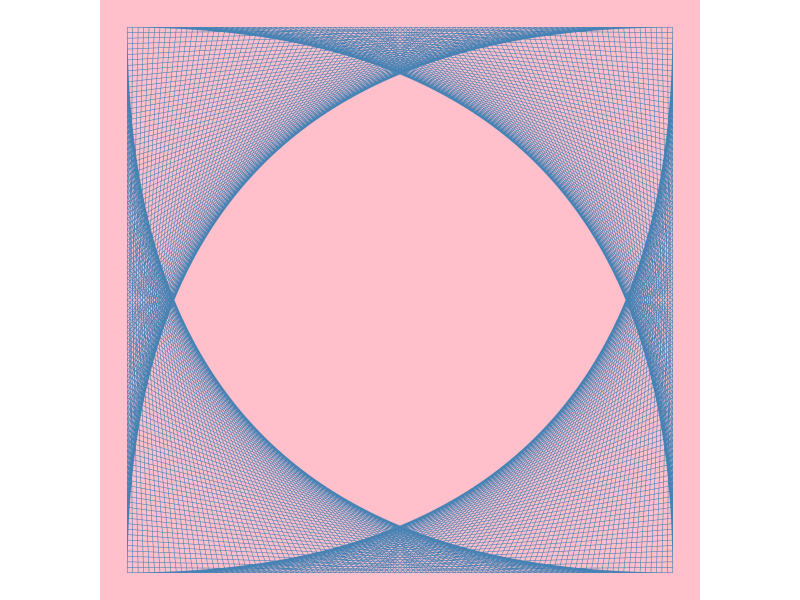
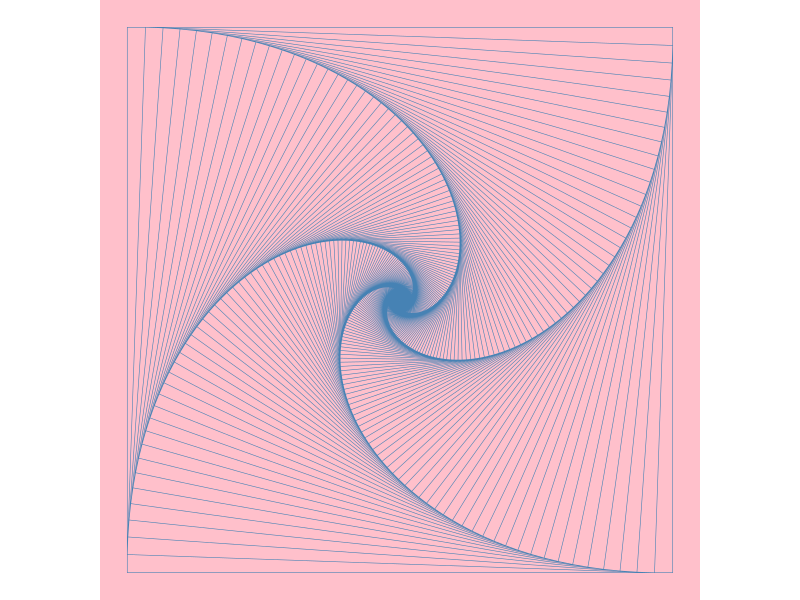
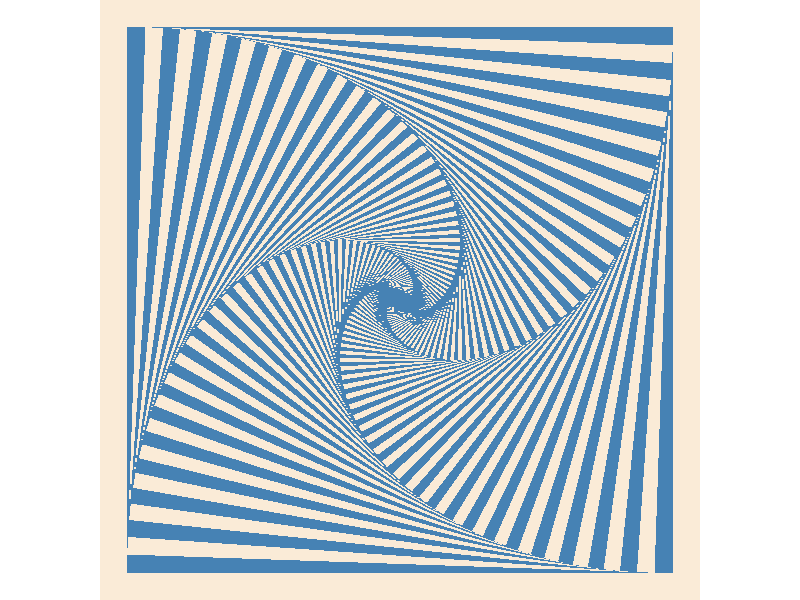
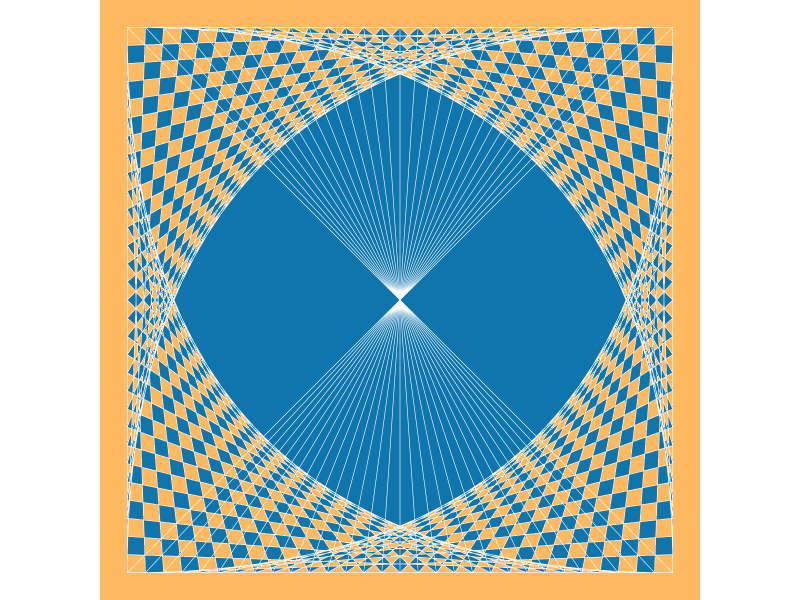
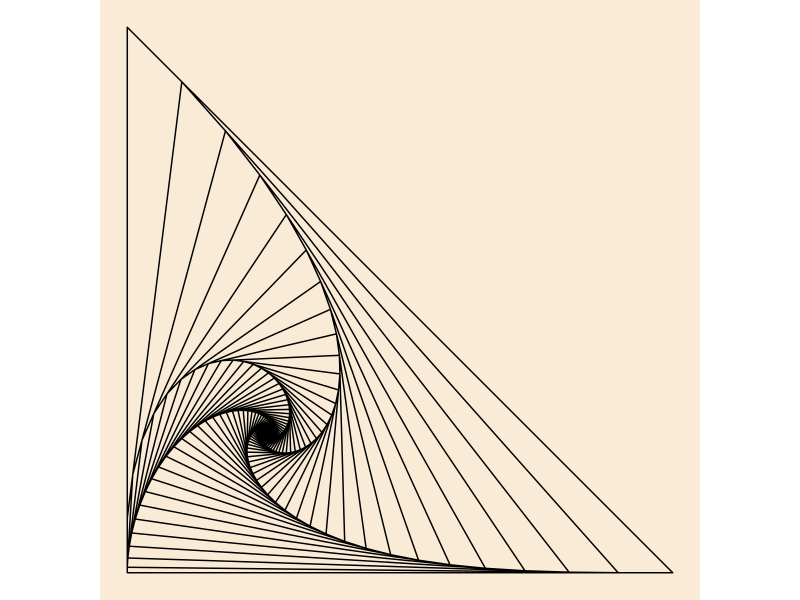
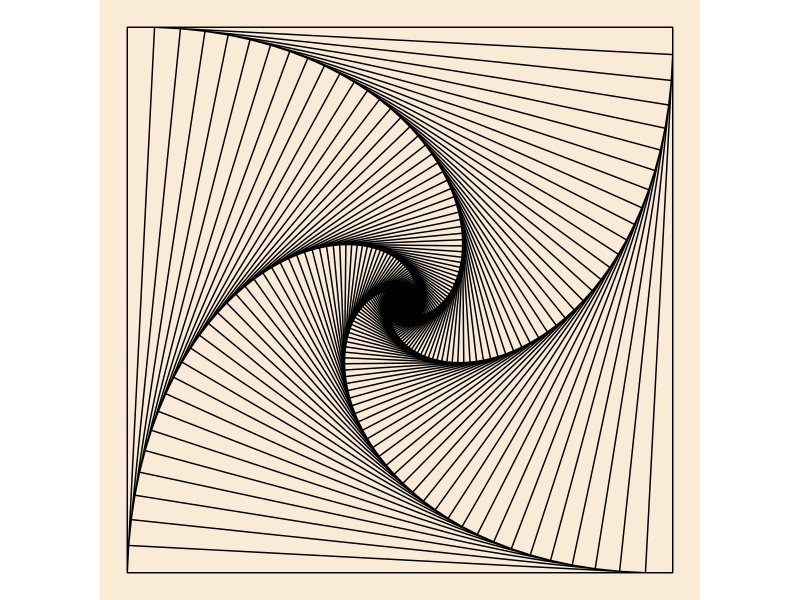
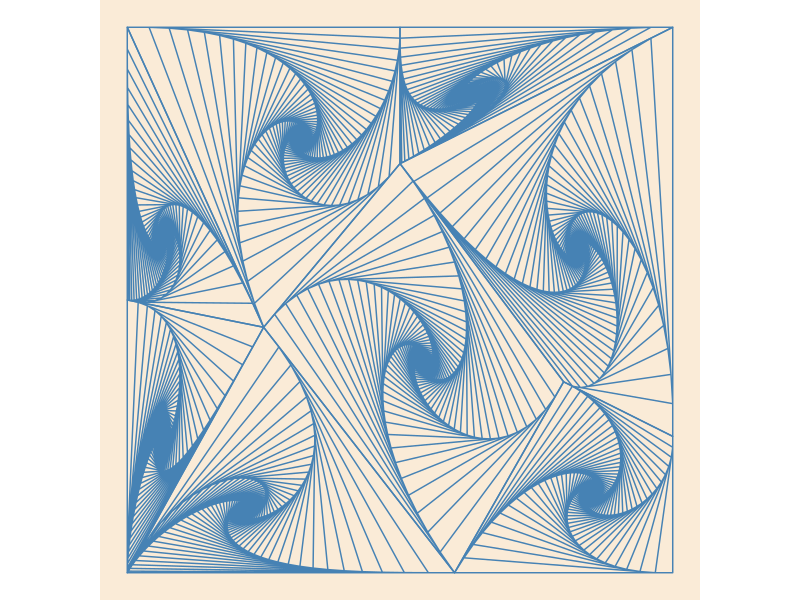
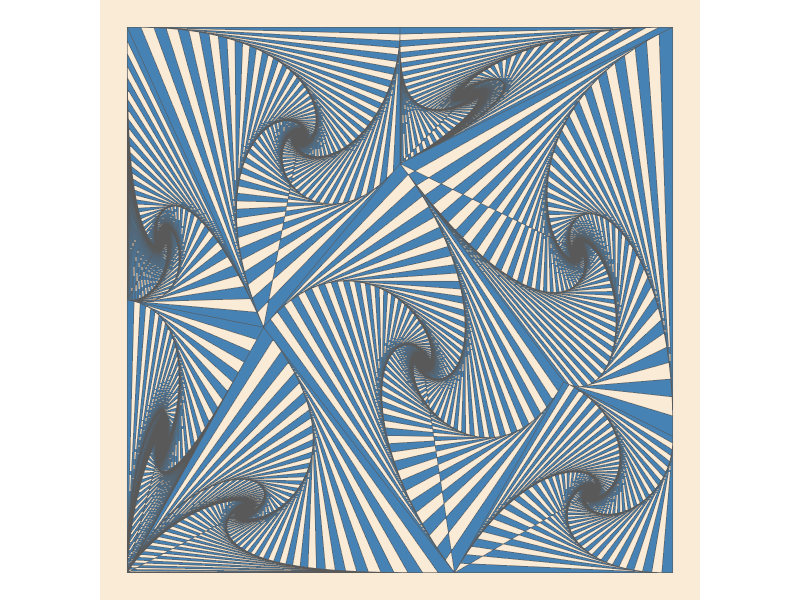

R code for these plots, in order:

# Source of inspiration: https://infrahumano.github.io/exterior/2020/04/18/mediod%C3%ADa.html
#                        https://youtu.be/C2vbYpa-AWk

library(tidyverse)
library(sf)

if (!dir.exists("visualization/spiral-pictures/")) dir.create("visualization/spiral-pictures/")


# General functions --------------------------------------------------------

rotate <- function(a) matrix(c(cos(a), sin(a), -sin(a), cos(a)), 2, 2)
rad <- function(degree) degree / 360 * 2 * pi


# First attempt -----------------------------------------------------------

square <- rbind(c(0, 0), c(0, 1), c(1, 1), c(1, 0), c(0, 0))

shift <- function(x, ..., d = 0.1) x + rbind(c(0, d), c(d, 0), c(0, -d), c(-d, 0), c(0, d))

accumulate(1:100, shift, .init = square, d = 0.01) %>% 
  st_polygon() %>%
  ggplot() + 
  geom_sf(fill = NA, size = 1/6, color = "steelblue") + 
  theme_void() + 
  theme(plot.background = element_rect(fill = "pink", color = NA))

ggsave("visualization/spiral-pictures/pic-1.png", device = "png", dpi = "print", bg = "pink")

# Second attempt ----------------------------------------------------------

rotate_shrink_push <- function(M, ..., d = 0.1) {
  
  angle <- pi/2 - acos(d / (1 - d))  ## this angle will only work with 1 x 1 squares
  
  M <- M %*% rotate(angle)  ## rotate
  M <- M * sqrt(2*d^2 - 2*d + 1) ## shrink
  M <- M + matrix(rep(c(0, d), nrow(M)), ncol = 2, byrow = TRUE)  ## push
  return(M)
}

output <- accumulate(1:200, rotate_shrink_push, .init = square, d = 1/30) %>% 
  st_polygon() 

output %>% 
  ggplot() + 
  geom_sf(fill = NA, size = 0.2, color = "steelblue") + 
  theme_void() + 
  theme(plot.background = element_rect(fill = "pink", color = NA))

ggsave("visualization/spiral-pictures/pic-2.png", device = "png", dpi = "print", bg = "pink")

output %>% 
  ggplot() + 
  geom_sf(fill = "steelblue", size = 0.2, color = NA) + 
  theme_void() + 
  theme(plot.background = element_rect(fill = "antiquewhite", color = NA))

ggsave("visualization/spiral-pictures/pic-3.png", device = "png", dpi = "print", bg = "antiquewhite")


# Third attempt -----------------------------------------------------------

triangle <- rbind(c(0, 0), c(0, 1),  c(1, 0), c(0, 0))

tri_shift <- function(x, ..., d = 0.1) x + rbind(c(0, d), c(d, 0), c(-d, 0), c(0, d))

o1 <- accumulate(1:30, tri_shift, .init = triangle, d = 1/30)

o2 <- accumulate(1:30, tri_shift, .init = triangle, d = 1/30) %>% 
  map(~ . %*% rbind(c(-1, 0), c(0, 1))) %>% 
  map(~ . + rbind(c(1, 0), c(1, 0), c(1, 0), c(1, 0)))

c(o1,  o2) %>%  
  st_multilinestring() %>% 
  st_cast("MULTIPOLYGON") %>% 
  ggplot() + 
  geom_sf(fill = "#0E75AD", color = "white", size = 1/20) +
  theme_void() + 
  theme(plot.background = element_rect(fill = "#FFBA61", color = NA)) 

ggsave("visualization/spiral-pictures/pic-4.png", device = "png", dpi = "print", bg = "#FFBA61")


# Final attempt -----------------------------------------------------------

next_row <- function(M, fraction = 0.1, ...) {
  i <- nrow(M)
  rbind(M, M[i - 3, ] + (M[i - 2, ] - M[i - 3, ]) * fraction)
}

spiral <- function(x, N = 300, fraction = 0.1) {
  reduce(1:N, next_row, .init = x, fraction = fraction) 
}

spiral(triangle) %>% 
  list() %>% 
  st_multilinestring() %>% 
  ggplot() + 
  geom_sf(size = 0.2, color = "black") + 
  theme_void() + 
  theme(plot.background = element_rect(fill = "antiquewhite", color = NA))

spiral(square, N = 500, fraction = 0.05) %>% 
  list() %>% 
  st_multilinestring() %>% 
  ggplot() + 
  geom_sf(size = 0.2, color = "black") + 
  theme_void() + 
  theme(plot.background = element_rect(fill = "antiquewhite", color = NA))

ggsave("visualization/spiral-pictures/pic-5.png", device = "png", dpi = "print", bg = "antiquewhite")


## This is the same pattern from Javier's blog:

polygons <- list(
  rbind(c(0, 0), c(0, 500), c(250, 450), c(0, 0)),
  rbind(c(0, 500), c(250, 450), c(0, 1000), c(0, 500)), 
  rbind(c(0, 0), c(250, 450), c(600, 0), c(0, 0)),
  rbind(c(250, 450), c(0, 1000), c(500, 1000), c(500, 750), c(250, 450)),
  rbind(c(600, 0), c(250, 450), c(500, 750), c(800, 350), c(600, 0)),
  rbind(c(600, 0), c(800, 350), c(1000, 250), c(1000, 0), c(600, 0)),
  rbind(c(500, 750), c(800, 350), c(1000, 250), c(1000, 1000), c(500, 750)),
  rbind(c(500, 750), c(1000, 1000), c(500, 1000), c(500, 750))
)

map(polygons, spiral, fraction = 0.08, N = 500) %>% 
  st_multilinestring() %>% 
  ggplot() + 
  geom_sf(color = "steelblue", size = 0.2) + 
  theme_void() + 
  theme(plot.background = element_rect(fill = "antiquewhite", color = NA))

ggsave("visualization/spiral-pictures/pic-6.png", device = "png", dpi = "print", bg = "antiquewhite")

map(polygons, spiral, fraction = 0.05, N = 500) %>% 
  st_multilinestring() %>% 
  st_cast("MULTIPOLYGON") %>% 
  ggplot() + 
  geom_sf(fill = "steelblue", size = NA) + 
  theme_void() + 
  theme(plot.background = element_rect(fill = "antiquewhite", color = NA))

ggsave("visualization/spiral-pictures/pic-7.png", device = "png", dpi = "print", bg = "antiquewhite")


# Composition -------------------------------------------------------------

library(patchwork)

a <- spiral(square, N = 500, fraction = 0.08) %>% 
  list() %>% 
  st_multilinestring() %>% 
  ggplot() 

b <- list(triangle, rbind(c(0, 1), c(1, 1), c(1, 0), c(0, 1))) %>% 
  map(spiral) %>% 
  st_multilinestring() %>% 
  ggplot() 

c <- map(polygons, spiral, fraction = 0.08, N = 500) %>% 
  st_multilinestring() %>% 
  ggplot() 

output <-  c(0, seq(-90, 90, 30), 180, 270) %>% 
  map(~ square %*% rotate(rad(.))) %>% 
  map(spiral, fraction = .05, N = 500) %>% 
  st_multilinestring() 

upper <- output %>% unlist() %>% max()
lower <- output %>% unlist() %>% min()

enclosing_square <- rbind(c(lower, lower), c(lower, upper), c(upper, upper), c(upper, lower), c(lower, lower))  %>% 
  list() %>% 
  st_polygon() 

d <- output %>% 
  ggplot() +
  geom_sf(data = enclosing_square, fill = NA, color = "steelblue", size = 0.1) 

composition <- a + b + c + d & 
  geom_sf(color = "steelblue", size = 0.1) &
  theme_void() &
  theme(plot.background = element_rect(fill = "antiquewhite", color = "antiquewhite"))

composition + plot_layout(design = "1234")

ggsave("visualization/spiral-pictures/pic-8.png", device = "png", dpi = "print", bg = "antiquewhite")

c(0, seq(-90, 60, 30), 180, 270) %>% 
  map(~ square %*% rotate(rad(.))) %>% 
  map(spiral, fraction = .05, N = 500) %>% 
  append(enclosing_square) %>% 
  st_multilinestring() %>% 
  st_cast("MULTIPOLYGON") %>% 
  ggplot() +
  geom_sf(data = enclosing_square, fill = NA, color = "steelblue", size = 1) +
  geom_sf(fill = "steelblue", size = 0.1, color = NA) +
  theme_void() +
  theme(plot.background = element_rect(fill = "antiquewhite", color = "antiquewhite"))

ggsave("visualization/spiral-pictures/pic-9.png", device = "png", dpi = "print", bg = "antiquewhite")


# Voronoi Tessellation ----------------------------------------------------

set.seed(12345)
random_points <- runif(1e3) %>% 
  matrix(ncol = 2) %>% 
  st_multipoint() 
  
hull <- st_convex_hull(random_points)

v <- st_voronoi(random_points) %>% 
  st_collection_extract() %>% 
  st_sf()
  
st_intersection(v, hull) %>% 
  st_geometry() %>% 
  map(as.matrix) %>% 
  map(spiral, fraction = 1/10, N = 300) %>% 
  st_multilinestring() %>% 
  st_cast("MULTIPOLYGON")  %>% 
  ggplot() + 
  geom_sf(size = NA, color = "antiquewhite", fill = "steelblue") + 
  theme_void() +
  theme(plot.background = element_rect(fill = "antiquewhite", color = "antiquewhite"))

ggsave("visualization/spiral-pictures/pic-10.png", device = "png", dpi = "print", 
       bg = "antiquewhite")

st_intersection(v, hull) %>% 
  st_geometry() %>% 
  map(as.matrix) %>% 
  map(spiral, fraction = 1/10, N = 200) %>% 
  st_multilinestring() %>% 
  ggplot() + 
  geom_sf(size = 0.1, color = "black") + 
  theme_void() +
  theme(plot.background = element_rect(fill = "antiquewhite", color = "black"))

ggsave("visualization/spiral-pictures/pic-11.png", device = "png", dpi = "print", 
       bg = "antiquewhite")
